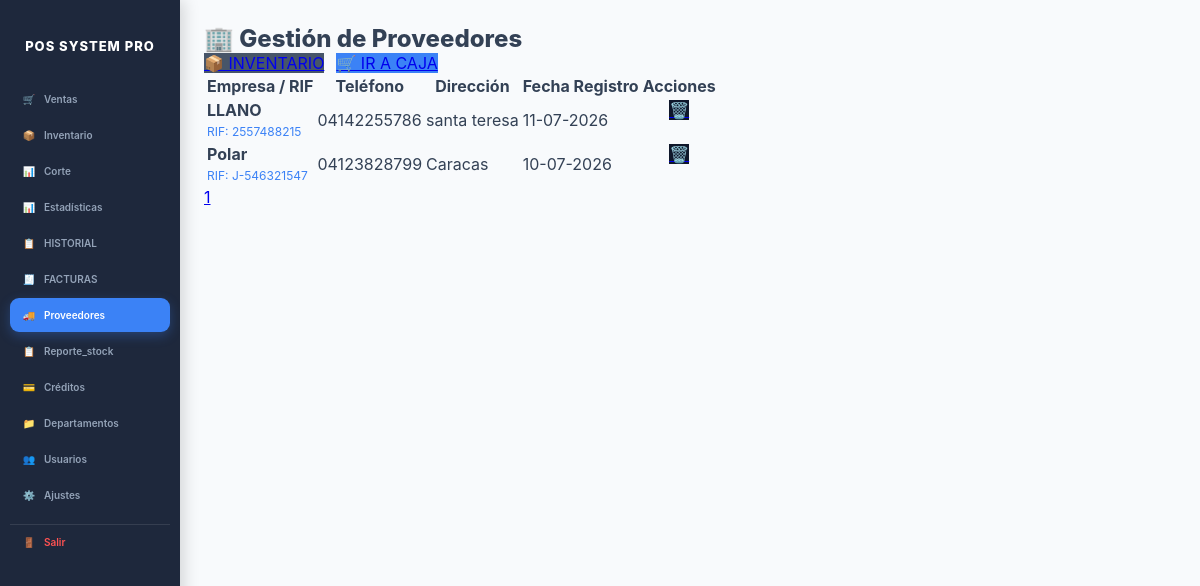
The app's page /proveedores.php (signed in) with its own data.
### tables this page shows
CREATE TABLE `proveedores` (
  `id` int(11) NOT NULL,
  `nombre_empresa` varchar(150) NOT NULL,
  `rif_cedula` varchar(50) DEFAULT NULL,
  `telefono` varchar(50) DEFAULT NULL,
  `direccion` text,
  `fecha_registro` datetime DEFAULT CURRENT_TIMESTAMP
);

### proveedores.php (the view, shortened to what this page needs)
<?php
@include_once 'validar_licencia.php';
$prov_por_pagina = 10;
$pagina_actual = isset($_GET['p']) ? (int)$_GET['p'] : 1;
$inicio_limit = ($pagina_actual - 1) * $prov_por_pagina;
$res_conteo = mysqli_query($conexion, "SELECT COUNT(*) as total FROM proveedores");
$total_proveedores = mysqli_fetch_assoc($res_conteo)['total'];
$total_paginas = ceil($total_proveedores / $prov_por_pagina);
$proveedores = mysqli_query($conexion, "SELECT * FROM proveedores ORDER BY id DESC LIMIT $inicio_limit, $prov_por_pagina");
?>
<!DOCTYPE html>
<html lang="es">
<head>
</head>
<body>
<?php include_once __DIR__ . '/sidebar.php'; ?>
    <div class="header-container">
        <h2 style="margin:0; font-weight: 800;">🏢 Gestión de Proveedores</h2>
        <div style="display:flex; gap:12px;">
            <a href="inventario.php" class="btn" style="background:var(--slate)">📦 INVENTARIO</a>
            <a href="ventas.php" class="btn" style="background:var(--blue)">🛒 IR A CAJA</a>
        </div>
    </div>
    <div class="tabla-container">
        <table>
            <thead>
                <tr><th>Empresa / RIF</th><th>Teléfono</th><th>Dirección</th><th>Fecha Registro</th><th style="text-align:center;">Acciones</th></tr>
            </thead>
            <tbody>
                <?php while($prov = mysqli_fetch_assoc($proveedores)): ?>
                <tr>
                    <td><b><?= htmlspecialchars($prov['nombre_empresa']) ?></b><br><span style="color:var(--blue); font-size:12px;">RIF: <?= htmlspecialchars($prov['rif_cedula']) ?></span></td>
                    <td><?= htmlspecialchars($prov['telefono'] ?: 'N/A') ?></td>
                    <td><?= htmlspecialchars($prov['direccion'] ?: 'Sin Dirección') ?></td>
                    <td><?= date('d-m-Y', strtotime($prov['fecha_registro'])) ?></td>
                    <td style="display:flex; justify-content:center; gap:8px;">
                        <a href="?eliminar=<?= $prov['id'] ?>" class="btn-action" style="background:var(--dark);" onclick="return confirm('¿Está seguro de eliminar a este proveedor?')">🗑️</a>
                    </td>
                </tr>
                <?php endwhile; ?>
            </tbody>
        </table>
    </div>
    <div class="pagination">
        <?php for($i=1; $i<=$total_paginas; $i++): ?>
            <a href="?p=<?= $i ?>" class="page-link <?= ($i==$pagina_actual)?'active':'' ?>"><?= $i ?></a>
        <?php endfor; ?>
    </div>
</body>
</html>

### sidebar.css (style rules this page uses)
:root { --pos-sidebar-width: 180px; --pos-sidebar-bg: #1e283c; }
@media (min-width: 901px) { body.pos-sidebar-layout { margin-left: var(--pos-sidebar-width) !important; transition: margin-left .24s ease; } }

### proveedores.php (style rules this page uses)
:root { --bg-body: #f8fafc; --bg-card: #ffffff; --text-main: #334155; --text-sub: #64748b; --border: #e2e8f0; --table-head: #f1f5f9; --dark: #0f172a; --blue: #3b82f6; --blue-hover: #1d4ed8; --red: #ef4444; --green: #10b981; --amber: #f59e0b; --slate: #475569; }
body { font-family: 'Inter', system-ui, -apple-system, sans-serif; background: var(--bg-body); color: var(--text-main); margin: 0; padding: 24px; }

### records on screen
proveedores: nombre_empresa "LLANO", rif_cedula "2557488215", telefono "04142255786", direccion "santa teresa", fecha_registro "11-07-2026"
proveedores: nombre_empresa "Polar", rif_cedula "J-546321547", telefono "04123828799", direccion "Caracas", fecha_registro "10-07-2026"

### other values on screen
$icon "🛒 📦 📊 📊 📋 🧾 🚚 📋 💳 📁 👥 ⚙️"
$label "Ventas Inventario Corte Estadísticas HISTORIAL FACTURAS Proveedores Reporte_stock Créditos Departamentos Usuarios Ajustes"
